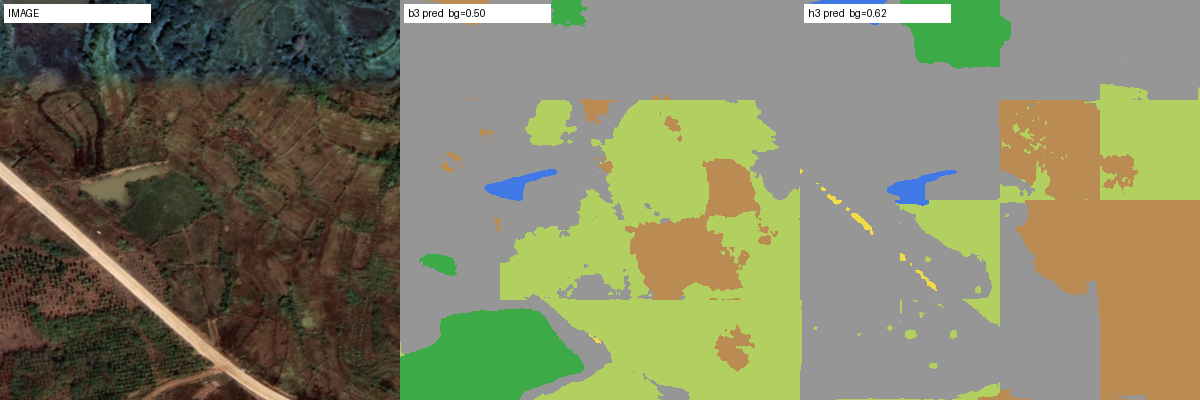
#> input picture _test2_extract/_case_mid.png, 1200 x 400 px
$ python -i analyze_image_stats_vs_perf.py   (imports and definitions only)
#> lines starting #> are read from the running program, lines starting #| are printed output that depends on the picture
#!/usr/bin/env python
"""把「图像本身的对比度 / 细节尺度」与「预测质量」做分层统计。

回答的问题：
  低对比度、低分辨率的图，是不是真的被预测得更差？这是"图像难"还是"模型偏置"？

三条证据链：
  A. test_2（1300 张无标注）：逐图图像统计 vs 各臂的逐图背景占比（塌陷度量）
     —— 检验"低对比度 ⇒ 被塌陷成背景"是否成立。
  B. test.txt（699 张有标注）：逐图图像统计 vs 逐图 GT 背景占比
     —— 检验混淆项："低对比度的图在真值里本来就以背景为主"。
  C. train（6996 张）：同样的分层，看训练先验是否就是这个形状。
     —— 若先验如此，模型的背景偏置就是从数据里学来的，而不是缺陷。

用法：
  python experiment/mask2former_uav/analyze_image_stats_vs_perf.py \
      --images dataset/low_altitude_2026/train/images \
      --masks  dataset/low_altitude_2026/train/masks \
      --split  runs/splits/test.txt \
      --label  test_labeled \
      --stats-out experiment/mask2former_uav/results/stats_test_labeled.json

  # 无标注集 + 多臂预测
  python experiment/mask2former_uav/analyze_image_stats_vs_perf.py \
      --images dataset/low_altitude_2026/test_2/images \
      --pred "h2_20k=.../pred_test2_h2_20k" \
      --pred "h2_best132k=.../pred_test2_h2_best132k" \
      --label test2_unlabeled --stats-out .../stats_test2.json

单图统计量（灰度 c = 0.299R+0.587G+0.114B，归一化到 0..1）：
  contrast_std   全局亮度标准差（最常用的对比度度量）
  contrast_rms   标准差/均值（相对对比度，抗整体明暗影响）
  contrast_p95p5 95 分位 - 5 分位（抗离群点，反映动态范围利用）
  detail_lap     Laplacian 方差（清晰度 / 高频能量）
  detail_hf      与 sigma=2 高斯平滑之差的 std（中高频能量，抗噪）
  entropy        256 级灰度直方图熵（信息量）
"""
from __future__ import annotations

import argparse
import json
from pathlib import Path

import numpy as np
from PIL import Image
from scipy import ndimage


def image_stats(path: Path) -> dict:
#> called with path = '../../_test2_extract/_case_mid.png'
    im = Image.open(path).convert('RGB')
#> im is the input picture: PIL image 1200x400 RGB; mean R, G, B 129.2, 130.5, 100.9
    a = np.asarray(im, dtype=np.float32) / 255.0
    gray = 0.299 * a[..., 0] + 0.587 * a[..., 1] + 0.114 * a[..., 2]
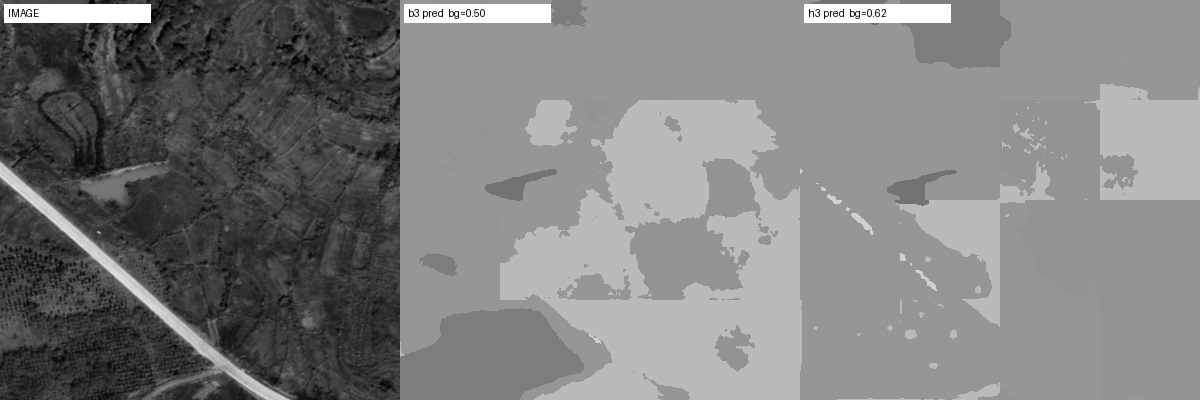
#> gray: shape (400, 1200) float32; min 0.00134, max 1, mean 0.497

    mean = float(gray.mean())
#> mean = 0.497
    std = float(gray.std())
#> std = 0.203
    p5, p95 = np.percentile(gray, [5, 95])
#> p5 = 0.16; p95 = 0.73

    lap = ndimage.laplace(gray)
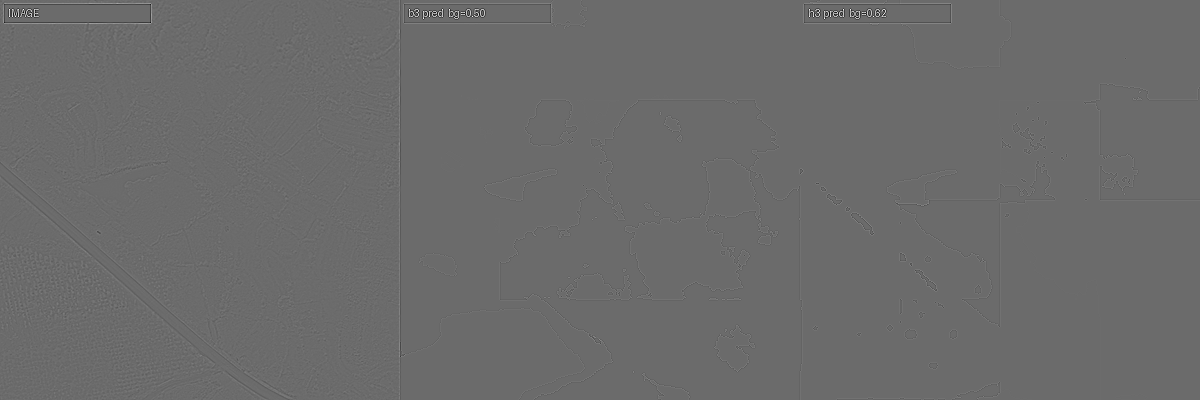
#> lap: shape (400, 1200) float32; min -2.2, max 3, mean -2.09e-11; drawn with min black and max white
    hf = gray - ndimage.gaussian_filter(gray, sigma=2.0)
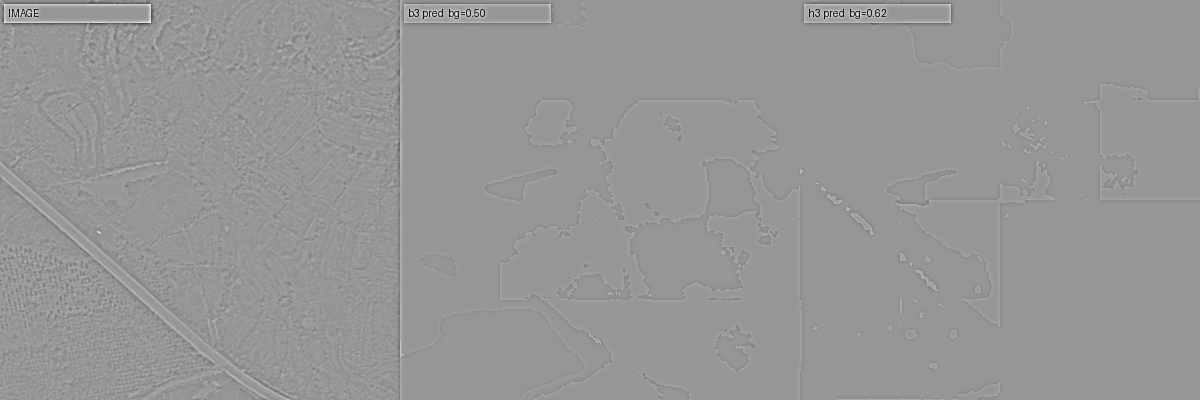
#> hf: shape (400, 1200) float32; min -0.806, max 0.56, mean 1.19e-10; drawn with min black and max white

    hist, _ = np.histogram(gray, bins=256, range=(0.0, 1.0))
#> hist = 256 values, max 174723 at index 150, min 0 at index 231, mean 1875
    p = hist.astype(np.float64) / max(hist.sum(), 1)
#> p = 256 values, max 0.364 at index 150, min 0 at index 231, mean 0.00391
    p = p[p > 0]
#> p = 252 values, max 0.364 at index 150, min 2.08e-06 at index 232, mean 0.00397
    entropy = float(-(p * np.log2(p)).sum())
#> entropy = 4.23

    return {
        'contrast_std': std,
        'contrast_rms': std / mean if mean > 1e-6 else 0.0,
        'contrast_p95p5': float(p95 - p5),
        'detail_lap': float(lap.var()),
        'detail_hf': float(hf.std()),
        'entropy': entropy,
        'mean_lum': mean,
    }


# [141 lines left out: functions mask_stats, pred_stats, spearman, quintile_table, main, not called in this run]


# [2 lines not run here, left out]

>>> result = image_stats('../../_test2_extract/_case_mid.png')
#> result = {'contrast_std': 0.203, 'contrast_rms': 0.409, 'contrast_p95p5': 0.571, 'detail_lap': 0.00865, 'detail_hf': 0.0362, 'entropy': 4.23, 'mean_lum': 0.497}

$ run again, on _test2_extract/_case_worst50.png
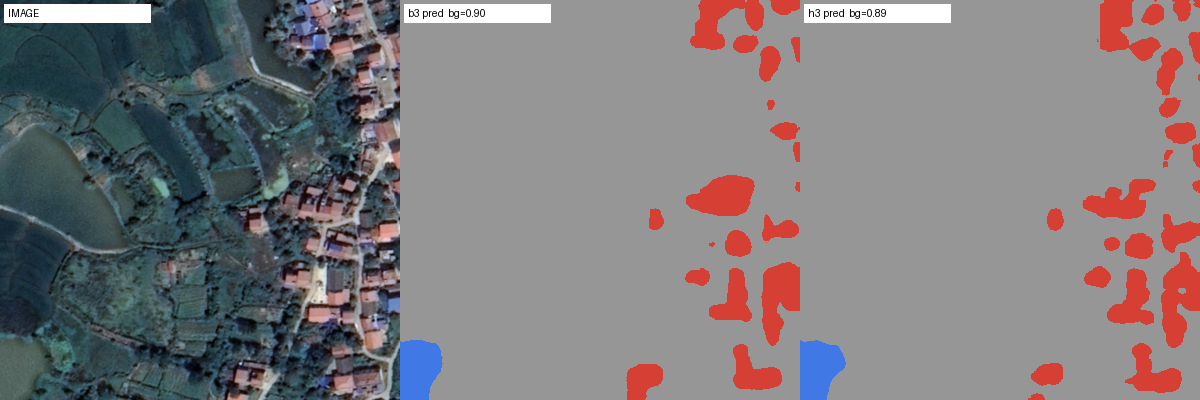
#> input picture _test2_extract/_case_worst50.png, 1200 x 400 px
#> in image_stats, im is the input picture: PIL image 1200x400 RGB; mean R, G, B 126.8, 122.8, 124.9
#> in image_stats, `gray = 0.299 * a[..., 0] + 0.587 * a[..., 1] + 0.114 * a[..., 2]`:
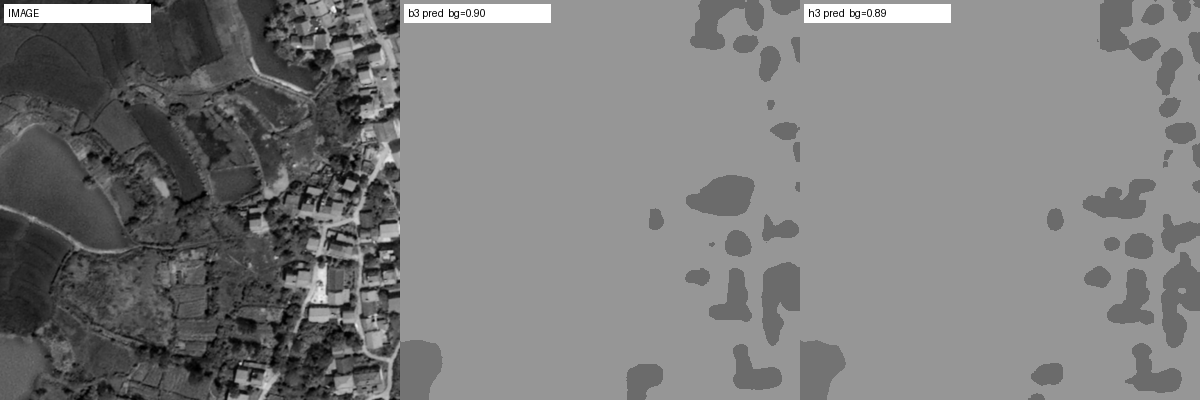
#> gray: shape (400, 1200) float32; min 0.00235, max 1, mean 0.487
#> mean = 0.487
#> std = 0.169
#> p5 = 0.177; p95 = 0.588
#> in image_stats, `hf = gray - ndimage.gaussian_filter(gray, sigma=2.0)`:
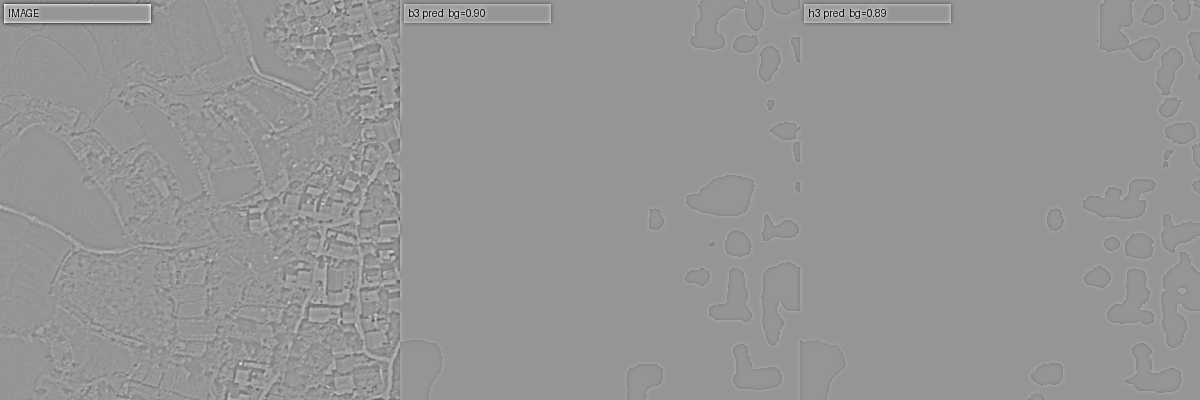
#> hf: shape (400, 1200) float32; min -0.806, max 0.569, mean 2.49e-10; drawn with min black and max white
#> hist = 256 values, max 282064 at index 150, min 0 at index 244, mean 1875
#> in image_stats, `p = hist.astype(np.float64) / max(hist.sum(), 1)`: p = 256 values, max 0.588 at index 150, min 0 at index 244, mean 0.00391
#> in image_stats, `p = p[p > 0]`: p = 254 values, max 0.588 at index 150, min 2.08e-06 at index 236, mean 0.00394
#> entropy = 3.66
#> result = {'contrast_std': 0.169, 'contrast_rms': 0.347, 'contrast_p95p5': 0.412, 'detail_lap': 0.00893, 'detail_hf': 0.0409, 'entropy': 3.66, 'mean_lum': 0.487}

$ run again, on _test2_extract/_grid_test2.png
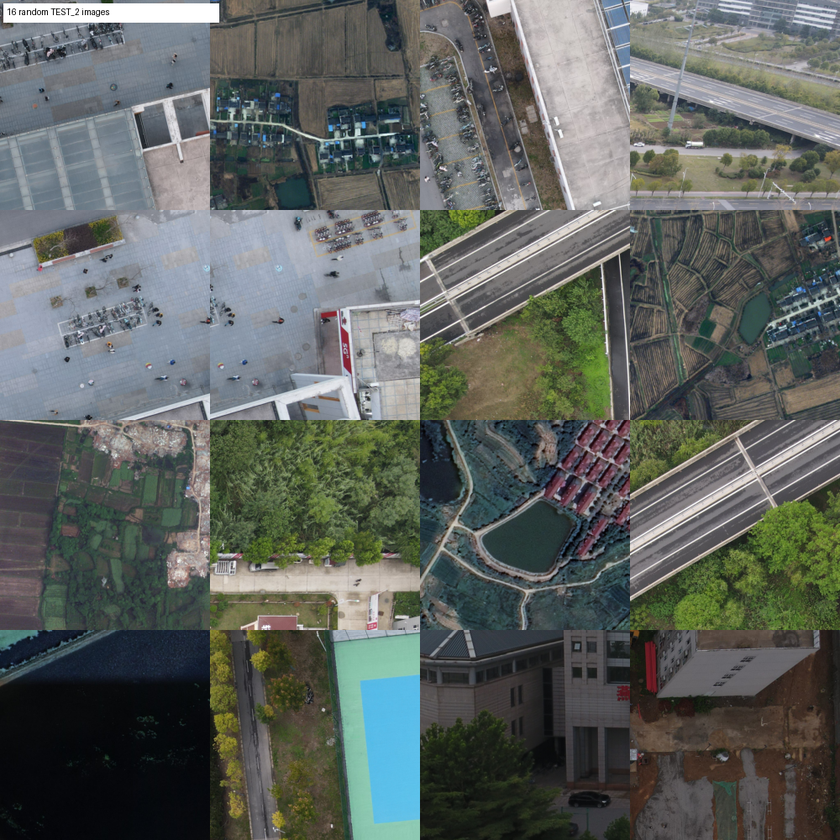
#> input picture _test2_extract/_grid_test2.png, 840 x 840 px, shrunk from 1000 x 1000 before the run
#> in image_stats, im is the input picture: PIL image 840x840 RGB; mean R, G, B 94, 99, 95.2
#> in image_stats, `gray = 0.299 * a[..., 0] + 0.587 * a[..., 1] + 0.114 * a[..., 2]`:
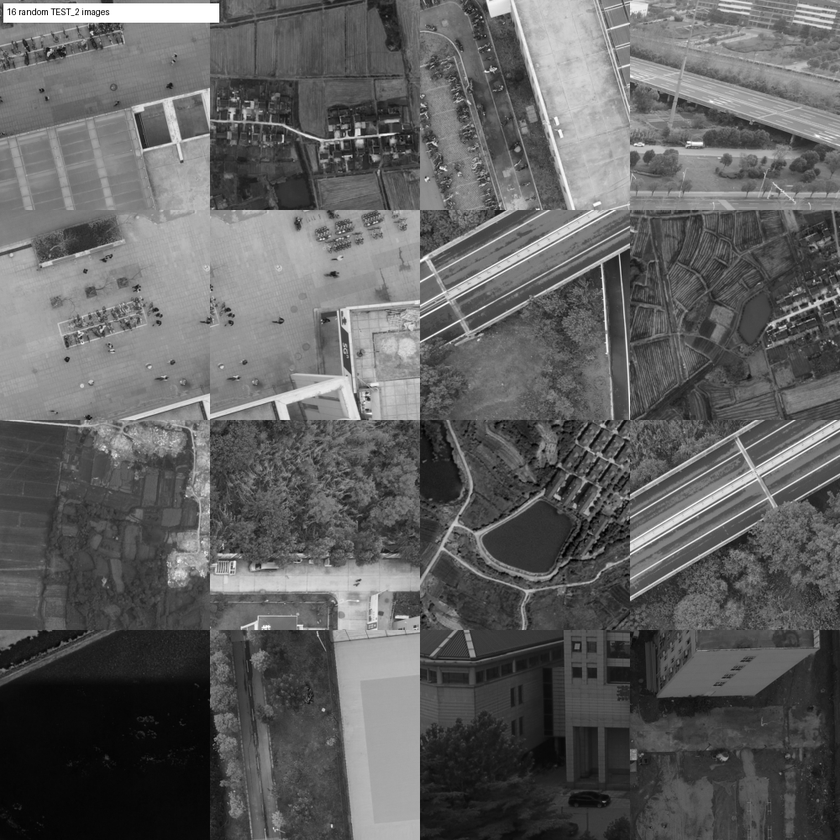
#> gray: shape (840, 840) float32; min 0, max 1, mean 0.381
#> mean = 0.381
#> std = 0.198
#> p5 = 0.0655; p95 = 0.717
#> in image_stats, `hf = gray - ndimage.gaussian_filter(gray, sigma=2.0)`:
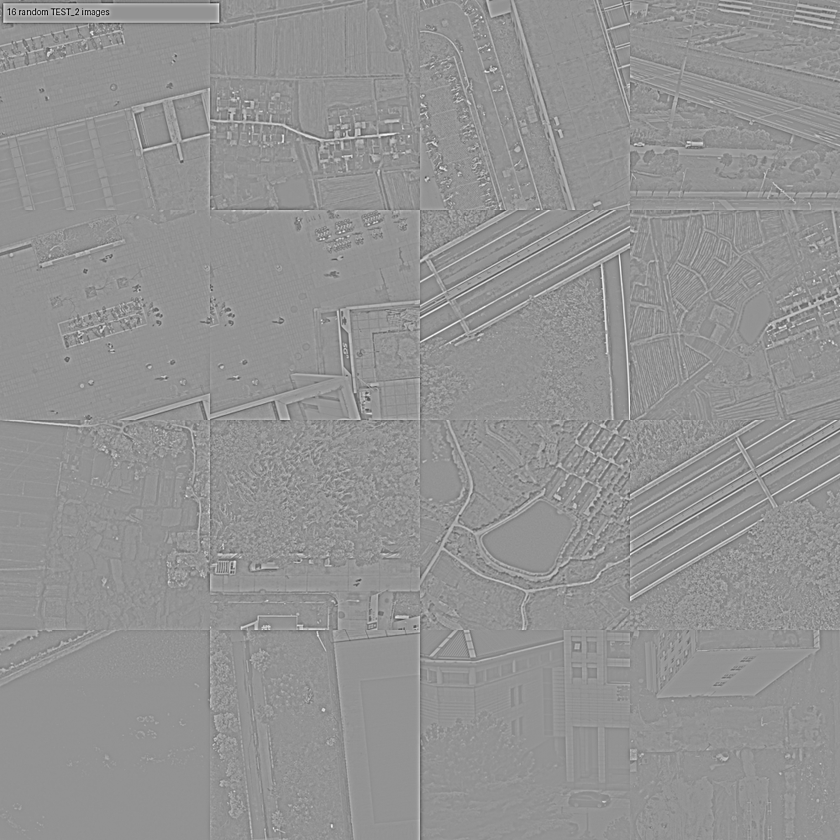
#> hf: shape (840, 840) float32; min -0.704, max 0.516, mean -1.01e-11; drawn with min black and max white
#> hist = 256 values, max 9184 at index 7, min 10 at index 1, mean 2756.2
#> p = 256 values, max 0.013 at index 7, min 1.42e-05 at index 1, mean 0.00391
#> entropy = 7.53
#> result = {'contrast_std': 0.198, 'contrast_rms': 0.519, 'contrast_p95p5': 0.651, 'detail_lap': 0.015, 'detail_hf': 0.0532, 'entropy': 7.53, 'mean_lum': 0.381}

$ run again, on _test2_extract/_grid_train.png
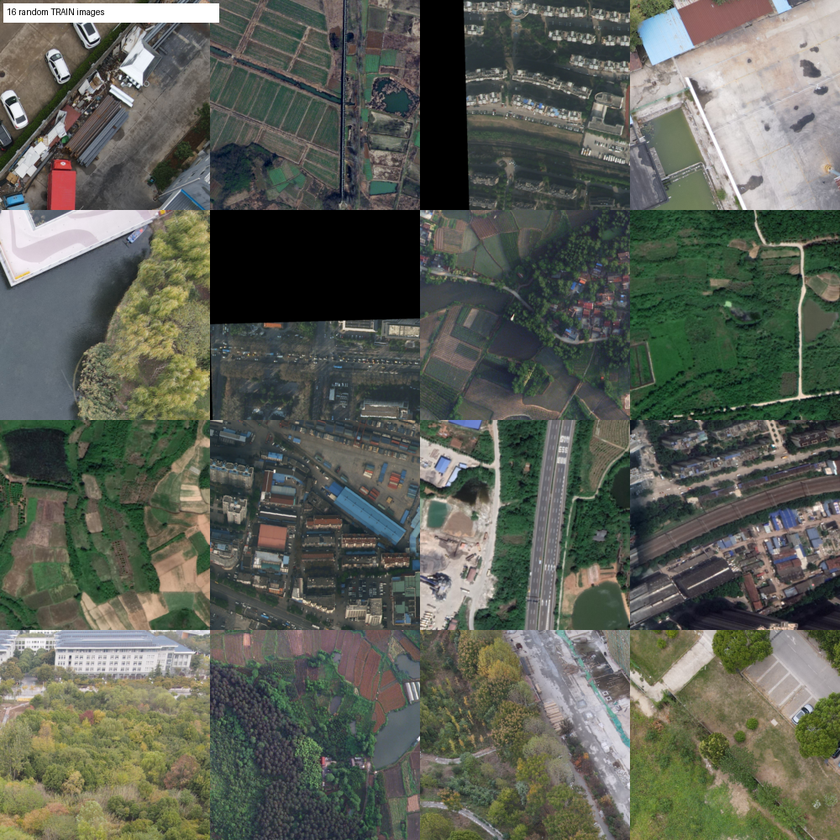
#> input picture _test2_extract/_grid_train.png, 840 x 840 px, shrunk from 1000 x 1000 before the run
#> in image_stats, im is the input picture: PIL image 840x840 RGB; mean R, G, B 92.7, 96.6, 86.5
#> in image_stats, `gray = 0.299 * a[..., 0] + 0.587 * a[..., 1] + 0.114 * a[..., 2]`:
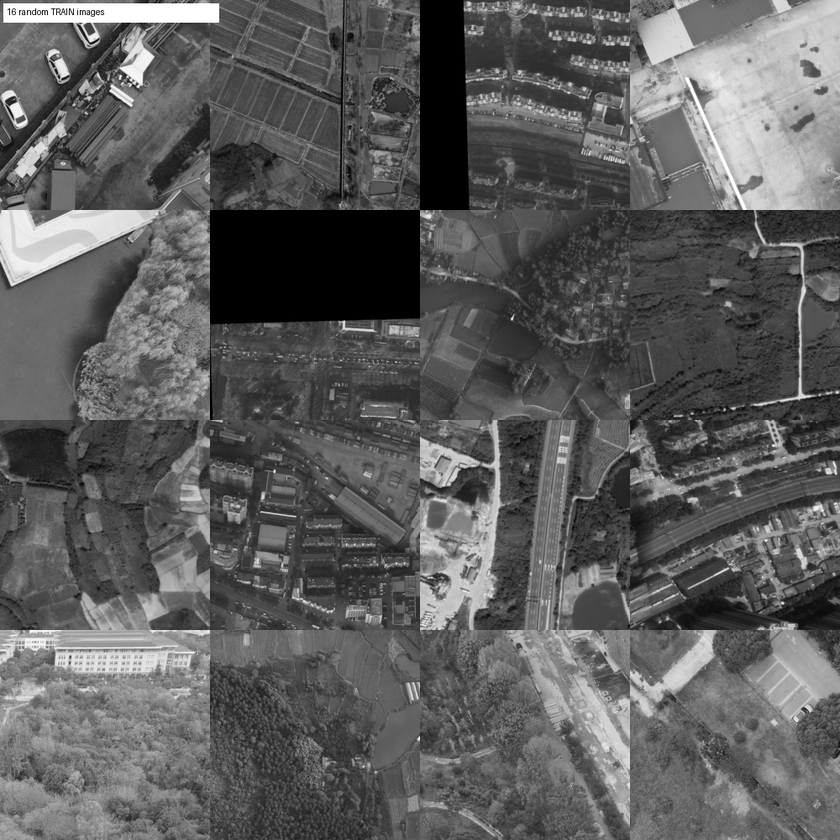
#> gray: shape (840, 840) float32; min 0, max 1, mean 0.37
#> mean = 0.37
#> std = 0.192
#> p5 = 0.0819; p95 = 0.776
#> in image_stats, `hf = gray - ndimage.gaussian_filter(gray, sigma=2.0)`:
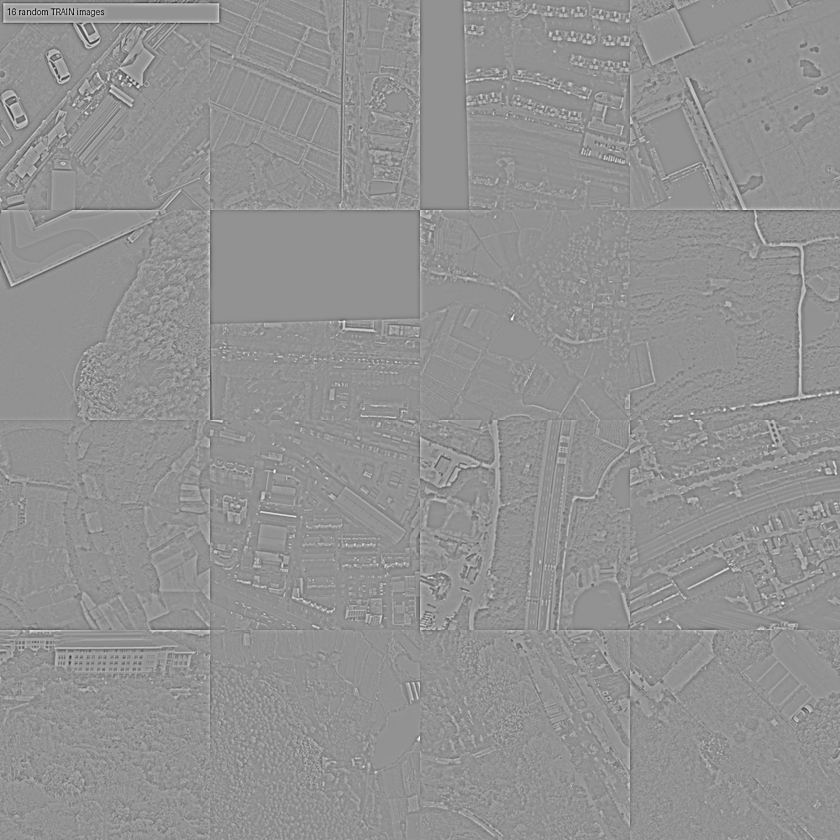
#> hf: shape (840, 840) float32; min -0.749, max 0.557, mean -2.37e-12; drawn with min black and max white
#> hist = 256 values, max 32019 at index 0, min 22 at index 7, mean 2756.2
#> p = 256 values, max 0.0454 at index 0, min 3.12e-05 at index 7, mean 0.00391
#> entropy = 7.27
#> result = {'contrast_std': 0.192, 'contrast_rms': 0.52, 'contrast_p95p5': 0.694, 'detail_lap': 0.0136, 'detail_hf': 0.0531, 'entropy': 7.27, 'mean_lum': 0.37}
